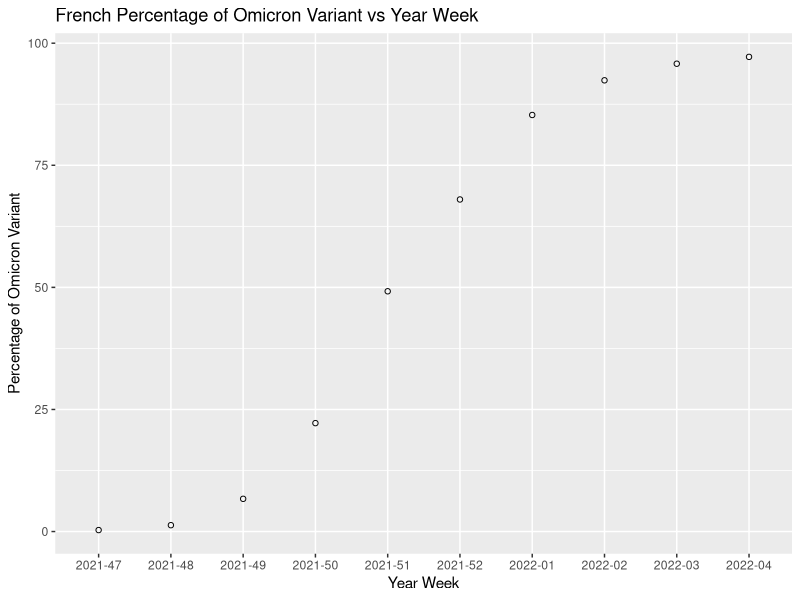
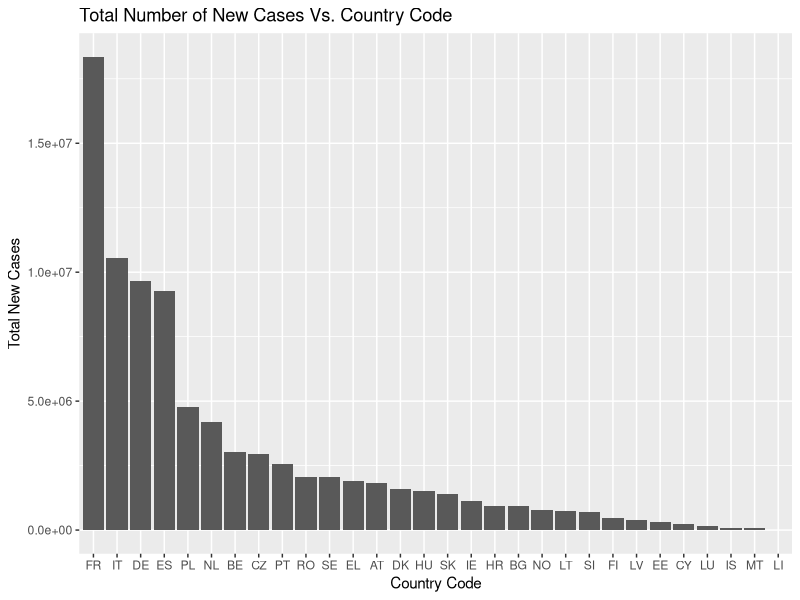

Source code (R) for these figures, in order:
library(tidyverse)

# initial data set
coviddata <- read.csv("./data/europedata.csv")

# filtered csv file down to omicron (B.1.1.529) and source to GISAID
omicrondata <- coviddata %>%
  filter(variant == "B.1.1.529", source == "GISAID")

# filtered csv file down to delta (B.1.617.2) and source to GISAID
deltadata <- coviddata %>%
  filter(variant == "B.1.617.2", source == "GISAID")

# Distribution of Variables

# Analysis of data omicron/delta (max and min)

omicron_analysis <- omicrondata %>%
  summarise(max_detected = max(number_detections_variant), 
            min_detected = min(number_detections_variant),
            range_detected = max_detected - min_detected,
            standard_deviation = sd(number_detections_variant),
            avg_detections_omicron = mean(number_detections_variant))

delta_analysis <- deltadata %>%
  summarise(max_detected = max(number_detections_variant), 
            min_detected = min(number_detections_variant),
            range_detected = max_detected - min_detected, 
            standard_deviation = sd(number_detections_variant), 
            avg_detections_delta = mean(number_detections_variant))



# Relationships between variables
# Total new cases table and graph 
total_cases <- omicrondata %>%
  group_by(country_code) %>%
  summarize(totalcases = sum(new_cases)) %>%
  arrange(desc(totalcases))

# Total new cases plot
total_cases_plot <- ggplot(total_cases, aes(x = reorder(country_code, - totalcases), y=totalcases)) +
  geom_bar(stat="identity") +
  labs(y = "Total New Cases", x = "Country Code", title = "Total Number of New Cases Vs. Country Code")

# French omicron data
FR_omicron_cases <- omicrondata %>%
  filter(country_code == "FR") %>%
  tail(10)

# French Omicron plot
FR_omicron_cases_plot <- ggplot(data = FR_omicron_cases, aes(x = year_week, y = percent_variant)) +
  geom_point(shape = 1) +
  labs(x = "Year Week", y = "Percentage of Omicron Variant", 
       title = "French Percentage of Omicron Variant vs Year Week")